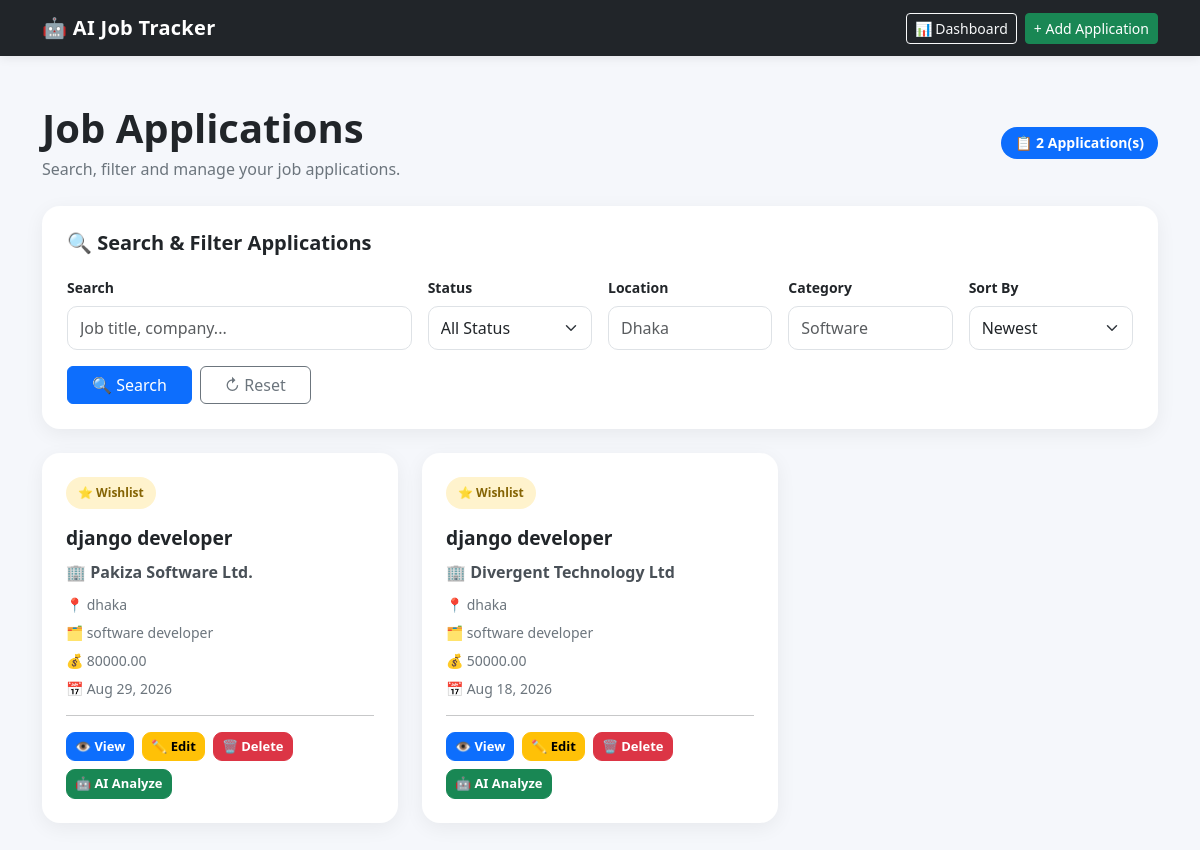
Screenshot of /applications/ (signed in) with the database file from the repository.
### jobs/models.py (models this page shows, shortened)
class JobApplication(models.Model):
    STATUS_CHOICES = [
        ('wishlist', 'Wishlist'),
        ('applied', 'Applied'),
        ('screening', 'Screening'),
        ('interview', 'Interview'),
        ('selected', 'Selected'),
        ('rejected', 'Rejected'),
    ]
    user = models.ForeignKey(
        User,
        on_delete=models.CASCADE,
        related_name='job_applications'
    )
    job_title = models.CharField(
        max_length=200
    )
    company_name = models.CharField(
        max_length=200
    )
    job_description = models.TextField(
        blank=True,
        null=True
    )
    location = models.CharField(
        max_length=200,
        blank=True,
        null=True
    )
    salary = models.DecimalField(
        max_digits=12,
        decimal_places=2,
        blank=True,
        null=True
    )
    job_url = models.URLField(
        blank=True,
        null=True
    )
    application_date = models.DateField(
        blank=True,
        null=True
    )
    status = models.CharField(
        max_length=20,
        choices=STATUS_CHOICES,
        default='wishlist'
    )
    category = models.CharField(
        max_length=100,
        blank=True,
        null=True
    )
    tags = models.CharField(
        max_length=500,
        blank=True,
        null=True
    )
    notes = models.TextField(
        blank=True,
        null=True
    )
    created_at = models.DateTimeField(
        auto_now_add=True
    )
    updated_at = models.DateTimeField(
        auto_now=True
    )
    class Meta:
        ordering = ['-created_at']
        verbose_name = 'Job Application'
        verbose_name_plural = 'Job Applications'

### jobs/views.py (the view, shortened to what this page needs)
@login_required
def application_list(request):
    applications = JobApplication.objects.filter(
        user=request.user
    )
    search_query = request.GET.get(
        "q",
        ""
    ).strip()
    status_filter = request.GET.get(
        "status",
        ""
    ).strip()
    if status_filter:
        applications = applications.filter(
            status=status_filter
        )
    location_filter = request.GET.get(
        "location",
        ""
    ).strip()
    if location_filter:
        applications = applications.filter(
            location__icontains=location_filter
        )
    category_filter = request.GET.get(
        "category",
        ""
    ).strip()
    if category_filter:
        applications = applications.filter(
            category__icontains=category_filter
        )
    sort_by = request.GET.get(
        "sort",
        "-created_at"
    )
    allowed_sorting = [
        "job_title",
        "-job_title",
        "company_name",
        "-company_name",
        "application_date",
        "-application_date",
        "created_at",
        "-created_at",
    ]
    if sort_by not in allowed_sorting:
        sort_by = "-created_at"
    applications = applications.order_by(
        sort_by
    )
    paginator = Paginator(
        applications,
        10
    )
    page_number = request.GET.get(
        "page"
    )
    page_obj = paginator.get_page(
        page_number
    )
    context = {
        "applications": page_obj,
        "page_obj": page_obj,
        "search_query": search_query,
        "status_filter": status_filter,
        "location_filter": location_filter,
        "category_filter": category_filter,
        "sort_by": sort_by,
    }
    return render(
        request,
        "jobs/application_list.html",
        context
    )

### templates/jobs/application_list.html (shortened to what this page needs)
<!DOCTYPE html>
<html lang="en">
<head>
    <link
        href="https://cdn.jsdelivr.net/npm/bootstrap@5.3.3/dist/css/bootstrap.min.css"
        rel="stylesheet"
    >
</head>
<body>
<nav class="navbar navbar-expand-lg navbar-dark bg-dark">
    <div class="container">
        <a
            class="navbar-brand"
            href="{% url 'dashboard' %}"
        >
            🤖 AI Job Tracker
        </a>
        <div class="navbar-actions d-flex gap-2">
            <a
                href="{% url 'dashboard' %}"
                class="btn btn-outline-light btn-sm"
            >
                📊 Dashboard
            </a>
            <a
                href="{% url 'application_create' %}"
                class="btn btn-success btn-sm"
            >
                + Add Application
            </a>
        </div>
    </div>
</nav>
<div class="container py-5">
    <div
        class="page-header d-flex justify-content-between align-items-center"
    >
        <div>
            <h1 class="page-title">
                Job Applications
            </h1>
            <p class="page-subtitle">
                Search, filter and manage your job applications.
            </p>
        </div>
        <div>
            <span class="badge bg-primary result-badge">
                📋 {{ page_obj.paginator.count }} Application(s)
            </span>
        </div>
    </div>
    <div class="card search-card mb-4">
        <div class="card-body">
            <h5 class="search-title">
                🔍 Search & Filter Applications
            </h5>
            <form
                method="GET"
                action="{% url 'application_list' %}"
            >
                <div class="row g-3">
                    <div class="col-lg-4 col-md-6">
                        <label
                            for="search"
                            class="form-label"
                        >
                            Search
                        </label>
                        <input
                            type="text"
                            id="search"
                            name="q"
                            value="{{ search_query }}"
                            class="form-control"
                            placeholder="Job title, company..."
                        >
                    </div>
                    <div class="col-lg-2 col-md-6">
                        <label
                            for="status"
                            class="form-label"
                        >
                            Status
                        </label>
                        <select
                            id="status"
                            name="status"
                            class="form-select"
                        >
                            <option value="">
                                All Status
                            </option>
                        </select>
                    </div>
                    <div class="col-lg-2 col-md-6">
                        <label
                            for="location"
                            class="form-label"
                        >
                            Location
                        </label>
                        <input
                            type="text"
                            id="location"
                            name="location"
                            value="{{ location_filter }}"
                            class="form-control"
                            placeholder="Dhaka"
                        >
                    </div>
                    <div class="col-lg-2 col-md-6">
                        <label
                            for="category"
                            class="form-label"
                        >
                            Category
                        </label>
                        <input
                            type="text"
                            id="category"
                            name="category"
                            value="{{ category_filter }}"
                            class="form-control"
                            placeholder="Software"
                        >
                    </div>
                    <div class="col-lg-2 col-md-6">
                        <label
                            for="sort"
                            class="form-label"
                        >
                            Sort By
                        </label>
                        <select
                            id="sort"
                            name="sort"
                            class="form-select"
                        >
                            <option
                                value="-application_date"
                            >
                                Newest
                            </option>
                        </select>
                    </div>
                    <div class="col-12">
                        <div class="d-flex gap-2 flex-wrap">
                            <button
                                type="submit"
                                class="btn btn-primary px-4"
                            >
                                🔍 Search
                            </button>
                            <a
                                href="{% url 'application_list' %}"
                                class="btn btn-outline-secondary px-4"
                            >
                                ↻ Reset
                            </a>
                        </div>
                    </div>
                </div>
            </form>
        </div>
    </div>
    <div class="row g-4">
        {% for application in applications %}
            <div class="col-12 col-md-6 col-lg-4">
                <div class="card application-card h-100">
                    <div class="card-body">
                        <div class="mb-3">
                            {% if application.status == "wishlist" %}
                                <span
                                    class="status-badge status-wishlist"
                                >
                                    ⭐ Wishlist
                                </span>
                            {% elif application.status == "applied" %}
                                <span
                                    class="status-badge status-applied"
                                >
                                    📤 Applied
                                </span>
                            {% elif application.status == "screening" %}
                                <span
                                    class="status-badge status-screening"
                                >
                                    🔎 Screening
                                </span>
                            {% elif application.status == "interview" %}
                                <span
                                    class="status-badge status-interview"
                                >
                                    🎤 Interview
                                </span>
                            {% elif application.status == "selected" %}
                                <span
                                    class="status-badge status-selected"
                                >
                                    🎉 Selected
                                </span>
                            {% elif application.status == "rejected" %}
                                <span
                                    class="status-badge status-rejected"
                                >
                                    ❌ Rejected
                                </span>
                            {% else %}
                                <span
                                    class="status-badge bg-light text-dark"
                                >
                                    {{ application.status }}
                                </span>
                            {% endif %}
                        </div>
                        <h4 class="job-title">
                            {{ application.job_title }}
                        </h4>
                        <div class="company-name">
                            🏢
                            {{ application.company_name }}
                        </div>
                        {% if application.location %}
                            <div class="application-info">
                                📍
                                {{ application.location }}
                            </div>
                        {% endif %}
                        {% if application.category %}
                            <div class="application-info">
                                🗂️
                                {{ application.category }}
                            </div>
                        {% endif %}
                        {% if application.salary %}
                            <div class="application-info">
                                💰
                                {{ application.salary }}
                            </div>
                        {% endif %}
                        {% if application.application_date %}
                            <div class="application-info">
                                📅
                                {{ application.application_date|date:"M d, Y" }}
                            </div>
                        {% endif %}
                        <hr>
                        <div
                            class="action-buttons d-flex flex-wrap gap-2"
                        >
                            <a
                                href="{% url 'application_detail' application.pk %}"
                                class="btn btn-primary btn-sm action-btn"
                            >
                                👁 View
                            </a>
                            <a
                                href="{% url 'application_update' application.pk %}"
                                class="btn btn-warning btn-sm action-btn"
                            >
                                ✏ Edit
                            </a>
                            <a
                                href="{% url 'application_delete' application.pk %}"
                                class="btn btn-danger btn-sm action-btn"
                            >
                                🗑 Delete
                            </a>
                            <a
                                href="{% url 'ai_analyze' application.pk %}"
                                class="btn btn-success btn-sm action-btn"
                            >
                                🤖 AI Analyze
                            </a>
                        </div>
                    </div>
                </div>
            </div>
        {% endfor %}
    </div>
</div>
</body>
</html>

### templates/jobs/application_list.html (style rules this page uses)
body { background: #f5f7fb; min-height: 100vh; color: #212529; }
.navbar { box-shadow: 0 2px 10px rgba(0, 0, 0, 0.08); }
.navbar-brand { font-weight: 700; letter-spacing: 0.3px; }
.page-header { margin-bottom: 25px; }
.page-title { font-weight: 700; margin-bottom: 5px; }
.page-subtitle { color: #6c757d; margin-bottom: 0; }
.search-card { border: none; border-radius: 18px; box-shadow: 0 5px 20px rgba(0, 0, 0, 0.06); }
.search-card .card-body { padding: 25px; }
.search-title { font-weight: 700; margin-bottom: 20px; }
.form-label { font-weight: 600; font-size: 14px; }
.form-control, .form-select { min-height: 44px; border-radius: 10px; }
.application-card { border: none; border-radius: 18px; background: white; box-shadow: 0 5px 20px rgba(0, 0, 0, 0.06); transition: all 0.25s ease; overflow: hidden; }
.application-card .card-body { padding: 24px; }
.job-title { font-size: 1.2rem; font-weight: 700; line-height: 1.4; margin-bottom: 8px; }
.company-name { color: #495057; font-weight: 600; margin-bottom: 10px; }
.application-info { color: #6c757d; font-size: 14px; margin-bottom: 7px; }
.status-badge { display: inline-block; padding: 7px 12px; border-radius: 30px; font-size: 12px; font-weight: 700; text-transform: capitalize; }
.status-wishlist { background: #fff3cd; color: #856404; }
.action-btn { border-radius: 9px; font-size: 13px; font-weight: 600; }
.result-badge { font-size: 14px; padding: 9px 14px; border-radius: 30px; }

### rows the page displays
JobApplication: status "⭐ Wishlist", job_title "django developer", company_name "Pakiza Software Ltd.", location "dhaka", category "software developer", salary "80000.00", application_date "Aug 29, 2026"
JobApplication: status "⭐ Wishlist", job_title "django developer", company_name "Divergent Technology Ltd", location "dhaka", category "software developer", salary "50000.00", application_date "Aug 18, 2026"

### other values shown
{{ page_obj.paginator.count }} "2"
